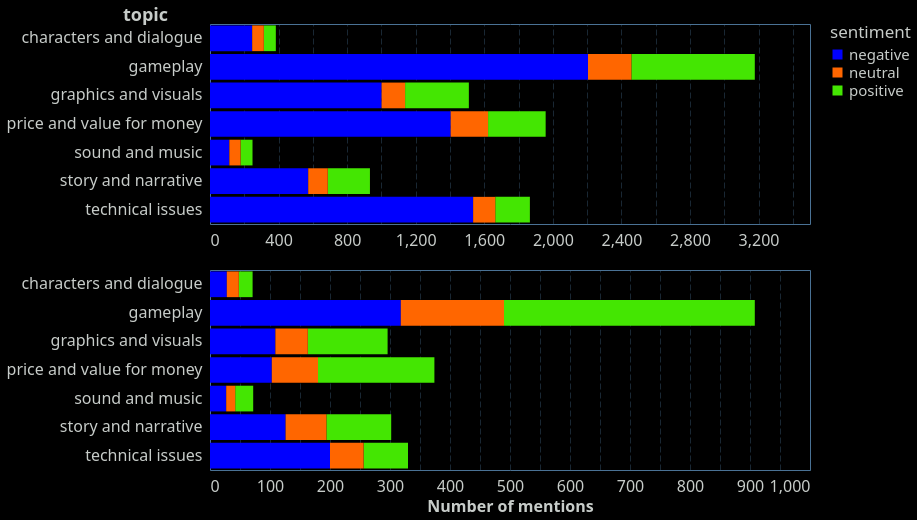

Write the Vega-Lite specification saved for this chart.
### Vega-Lite specification from a JSON file in a GitHub repository (floating-point values rounded to 4 significant figures; data arrays with more than 128 entries replaced by an {"elided": "..."} marker saying what was removed)
{"config": {"view": {"continuousWidth": 400, "continuousHeight": 300, "stroke": "#4A7295", "strokeWidth": 1}, "background": "#000000", "mark": {"color": "#6495ED"}, "arc": {"fill": "#6495ED"}, "area": {"fill": "#6495ED", "line": true, "fillOpacity": 0.1}, "line": {"stroke": "#6495ED", "strokeWidth": 2}, "path": {"stroke": "#6495ED"}, "rect": {"fill": "#6495ED"}, "shape": {"stroke": "#6495ED"}, "symbol": {"fill": "#6495ED"}, "title": {"color": "#C7CCC9", "anchor": "start", "dy": -15, "fontSize": 16, "font": "IBM Plex Sans,system-ui,-apple-system,BlinkMacSystemFont,\".sfnstext-regular\",sans-serif", "fontWeight": 600}, "axisBand": {"grid": false}, "axis": {"labelColor": "#C7CCC9", "labelFontSize": 16, "labelFont": "IBM Plex Sans Condensed, system-ui, -apple-system, BlinkMacSystemFont, \".SFNSText-Regular\", sans-serif", "labelFontWeight": 400, "titleColor": "#C7CCC9", "titleFontWeight": 600, "titleFontSize": 16, "grid": true, "gridColor": "#4A7295", "labelAngle": 0, "domainColor": null, "tickColor": null, "labelPadding": 2, "tickSize": 6, "tickWidth": 0.5, "gridOpacity": 1, "gridZ": 1}, "axisX": {"gridDash": [6, 3], "gridWidth": 0.35, "gridColor": "#4A7295", "labelAngle": 0}, "axisY": {"gridDash": [6, 3], "gridWidth": 0.35, "gridColor": "#4A7295"}, "layer": {"grid": 1, "mark": 0}, "legend": {"labelFontSize": 11, "padding": 1, "symbolType": "square", "labelColor": "#C7CCC9", "titleColor": "#C7CCC9"}, "style": {"guide-label": {"font": "IBM Plex Sans,system-ui,-apple-system,BlinkMacSystemFont,\".sfnstext-regular\",sans-serif", "fill": "#C7CCC9", "fontWeight": 400}, "guide-title": {"font": "IBM Plex Sans,system-ui,-apple-system,BlinkMacSystemFont,\".sfnstext-regular\",sans-serif", "fill": "#C7CCC9", "fontWeight": 400}}, "range": {"category": ["#0000FF", "#FF6600FF", "#44E602", "#FF00FF", "#FFFF00", "#9900CC", "#33CCFF", "#f77976ff", "#CC66FF"]}}, "vconcat": [{"data": {"name": "data-2535b2bdd9882cf61ec5dfb365092b40"}, "mark": {"type": "bar"}, "encoding": {"color": {"field": "sentiment", "legend": {"orient": "right", "direction": "vertical", "labelFontSize": 15, "titleFontSize": 17}, "type": "nominal"}, "x": {"aggregate": "sum", "field": "counts", "title": "", "type": "quantitative"}, "y": {"axis": {"labelLimit": 0, "titleAngle": 0, "titleX": -65, "titleY": 0, "labelFontSize": 16, "titleFontSize": 18}, "field": "topic", "type": "nominal"}}, "height": 200, "transform": [{"joinaggregate": [], "groupby": ["topic"]}], "width": 600}, {"data": {"name": "data-93fa9afc98fc41f5e6c6e91029f2ccd7"}, "mark": {"type": "bar"}, "encoding": {"color": {"field": "sentiment", "legend": {"orient": "right", "direction": "vertical", "labelFontSize": 15, "titleFontSize": 17}, "type": "nominal"}, "x": {"aggregate": "sum", "field": "counts", "title": "Number of mentions", "type": "quantitative"}, "y": {"axis": {"labelLimit": 0, "labelFontSize": 16, "titleFontSize": 18}, "field": "topic", "title": "", "type": "nominal"}}, "height": 200, "transform": [{"joinaggregate": [], "groupby": ["topic"]}], "width": 600}], "resolve": {"scale": {"color": "shared"}}, "$schema": "https://vega.github.io/schema/vega-lite/v5.20.1.json", "datasets": {"data-2535b2bdd9882cf61ec5dfb365092b40": {"elided": "315 records"}, "data-93fa9afc98fc41f5e6c6e91029f2ccd7": {"elided": "315 records"}}}
